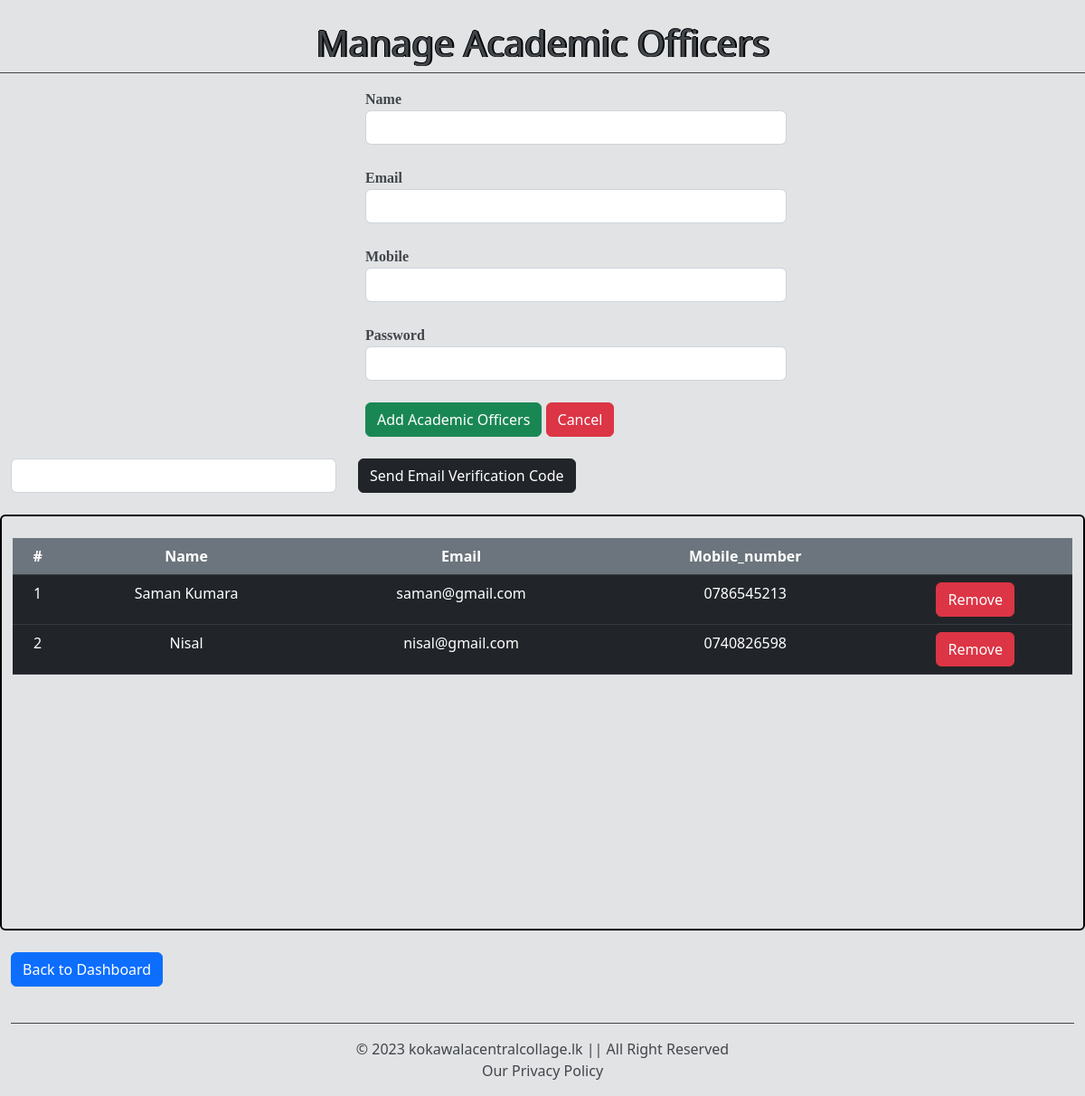
The page /Second_Assignment/academicOfficers.php on the database its author committed.
### tables this page shows
CREATE TABLE IF NOT EXISTS `acadamic_officer` (
  `id` int NOT NULL AUTO_INCREMENT,
  `name` varchar(50) NOT NULL,
  `email` varchar(50) NOT NULL,
  `mobile_number` varchar(10) NOT NULL,
  `password` varchar(50) NOT NULL,
  PRIMARY KEY (`id`)
);

### Second_Assignment/academicOfficers.php (the view, shortened to what this page needs)
<!DOCTYPE html>
<html>
    <head>
        <link rel="stylesheet" href="bootstrap.css"/>
        <link rel="stylesheet" href="style.css"/>
    </head>
    <body class="list-group-item-secondary">
        <div class="container-fluid">
            <div class="row">
                <div class="col-12 mt-4 text-center animation">
                    <h1 style="text-shadow: -1px 0 black, 2px 0 black, 0 -1px black;">Manage Academic Officers</h1>
                </div>
                <hr class="animation"/>
                <div class="row">
                    <div class="col-12 offset-lg-4 col-lg-5 animation">
                        <span style="font-family: 'Times New Roman', Times, serif; font-weight: bold;">Name</span>
                        <input type="text" class="form-control" id="name2"/>
                        <br/>
                        <span style="font-family: 'Times New Roman', Times, serif; font-weight: bold;">Email</span>
                        <input type="email" class="form-control" id="email2"/>
                        <br/>
                        <span style="font-family: 'Times New Roman', Times, serif; font-weight: bold;">Mobile</span>
                        <input type="text" class="form-control" id="mobile2"/>
                        <br/>
                        <span style="font-family: 'Times New Roman', Times, serif; font-weight: bold;">Password</span>
                        <input type="password" class="form-control" id="password2"/>
                        <br/>
                        <button class="btn btn-success" onclick="addAcademicOfficers();">Add Academic Officers</button>
                        <button class="btn btn-danger" onclick="cancle2();">Cancel</button>
                        <br/><br/>
                    </div>
                    <div class="row">
                        <div class="col-6 col-lg-4 animation">
                            <input type="email" class="form-control" id="receiverA"/>
                            <br/>
                        </div>
                        <div class="col-6 animation">
                            <button class="btn btn-dark" onclick="sendAcadeEmail();">Send Email Verification Code</button>
                            <br/><br/>
                        </div>
                    </div>
                </div>
                <div class="col-12 d1 animation">
                    <br/>
                    <table class="table table-responsive table-dark text-center animation">
                        <tr>
                            <th class="bg-secondary">#</th>
                            <th class="bg-secondary">Name</th>
                            <th class="bg-secondary">Email</th>
                            <th class="bg-secondary">Mobile_number</th>
                            <th class="bg-secondary"></th>
                        </tr>
                        <?php
                        $connection = mysqli_connect("localhost","root","Kh@17052002","student_management_system","3306");
                        $select = "SELECT * FROM `acadamic_officer`";
                        $query = mysqli_query($connection,$select);
                        $num = mysqli_num_rows($query);
                        if($num > 0){
                            while($result = mysqli_fetch_assoc($query)){
                                echo "
                                <tr>
                                    <td>".$result["id"]."</td>
                                    <td>".$result["name"]."</td>
                                    <td>".$result["email"]."</td>
                                    <td>".$result["mobile_number"]."</td>
                                    <td>
                                        <a href='academicOfficers.php?id=".$result["id"]."' class='btn btn-danger'>Remove</a>
                                    </td>
                                </tr>
                                ";
                            }
                        }
                        ?>
                    </table>
                </div>
                <div class="col-12">
                    <br/>
                    <button class="btn btn-primary animation" onclick="backtoDashboard();">Back to Dashboard</button>
                </div>
            </div>
            <br/>
            <hr class="animation"/>
            <p class="animation text-center">&copy; 2023 kokawalacentralcollage.lk || All Right Reserved <br/> <span>Our Privacy Policy</span></p>
        </div>
    </body>
</html>

### Second_Assignment/style.css (style rules this page uses)
.animation { opacity: 10%; transform: translateY(30px); animation: moveup 1s linear forwards; }
.d1 { height: 460px; border-style: solid; border-radius: 6px; border-color: black; border-width: 2px; overflow: hidden; overflow: scroll; }

### rows shown on the page
acadamic_officer: id "1", name "Saman Kumara", email "saman@gmail.com", mobile_number "0786545213"
acadamic_officer: id "2", name "Nisal", email "nisal@gmail.com", mobile_number "0740826598"
